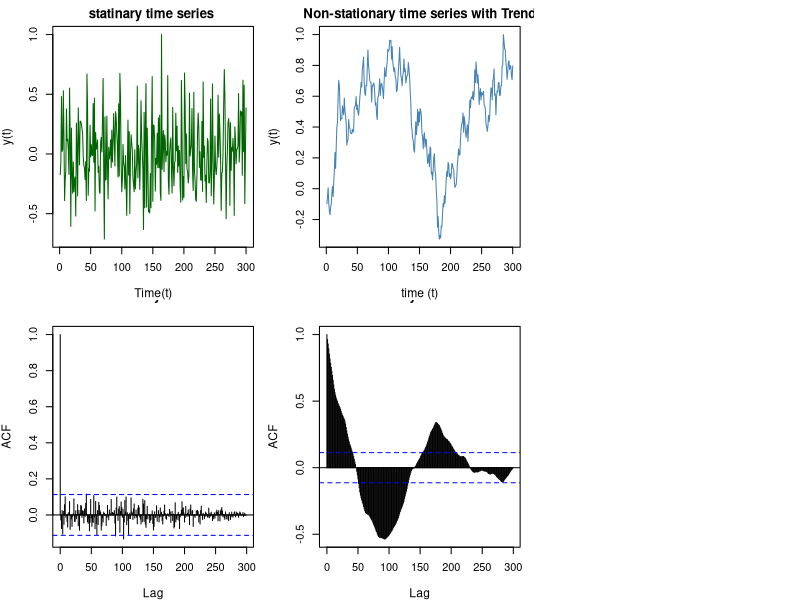

Write R code to recreate this figure.
#genrate time vector
t<-1:300

#genrate stainary time series
set.seed(123)
y_statinary <- rnorm(length(t), mean = 0, sd =1)
y_statinary<- y_statinary/max(y_statinary)


#genrate non statinary time seriws with a trend
set.seed(456)
y_trend<-cumsum(rnorm(length(t),mean = 0, sd= 4))+t /100
y_trend<- y_trend / max(y_trend)

#set up more attraaction layout for the plots
par(mfcol =c(2,3), mar = c(4,4,2,1))

#plor statinmary time series
plot(t,y_statinary, type = 'l', col='darkgreen', xlab = "Time(t)", ylab = "y(t)", main="statinary time series ",
     xex.main =1.2, cex.lab=1.1)

#acf for statinary time series
acf_y_statinary <- acf(y_statinary, lag.max = length(y_statinary),plot=FALSE)
plot(acf_y_statinary, main='ACF-Statinary time series', cex.mioan = 1.2, cex.lab=1.1)

#Non-stationary time series with Trend
plot(t,y_trend, type = 'l',col = 'steelblue', xlab = "time (t)",ylab = "y(t)",main = "Non-stationary time series with Trend", cex.lab = 1.1)

#ACF - Non-stationary time series with trend
acf_y_trend <- acf(y_trend, lag.max = length(y_trend),plot = FALSE)
plot(acf_y_trend,main = 'ACF - Non-stationary time series with trend',cex.main = 1.2,cex.lab = 1.1)